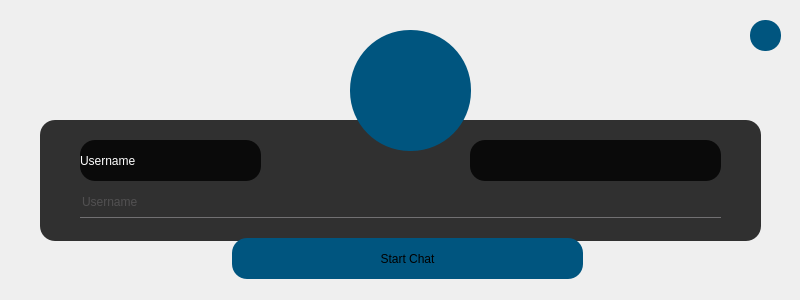
<?xml version="1.0" encoding="UTF-8"?>
<ui version="4.0">
 <class>NewChat</class>
 <widget class="QDialog" name="NewChat">
  <property name="geometry">
   <rect>
    <x>0</x>
    <y>0</y>
    <width>800</width>
    <height>300</height>
   </rect>
  </property>
  <property name="windowTitle">
   <string>Dialog</string>
  </property>
  <property name="styleSheet">
   <string notr="true">
QDialog{
	background-image: url(:/new/prefix1/image/iStock-697020460-scaled.jpg);
}


QToolButton{
border-radius:60px;
background-color: rgb(0, 85, 127);
}

QPushButton{
border-radius:15px;
background-color: rgb(0, 85, 127);
font: 900 14pt &quot;Segoe UI Black&quot;;
}


QPushButton:hover{
background-color: rgb(0, 0, 127);
}


QLineEdit{
background:transparent;
border:none;
color:#717072;
border-bottom: 1px solid #717072
}</string>
  </property>
  <widget class="QFrame" name="frame">
   <property name="geometry">
    <rect>
     <x>40</x>
     <y>120</y>
     <width>721</width>
     <height>121</height>
    </rect>
   </property>
   <property name="styleSheet">
    <string notr="true">QFrame{
background:rgba(0,0,0,0.8);
border-radius:15px;
}</string>
   </property>
   <property name="frameShape">
    <enum>QFrame::StyledPanel</enum>
   </property>
   <property name="frameShadow">
    <enum>QFrame::Raised</enum>
   </property>
   <widget class="QLabel" name="label">
    <property name="geometry">
     <rect>
      <x>40</x>
      <y>20</y>
      <width>181</width>
      <height>41</height>
     </rect>
    </property>
    <property name="styleSheet">
     <string notr="true">color:white;
border-radius:15px;
font: 900 14pt &quot;Segoe UI Black&quot;;
</string>
    </property>
    <property name="text">
     <string>Username</string>
    </property>
   </widget>
   <widget class="QLineEdit" name="lineEdit">
    <property name="geometry">
     <rect>
      <x>40</x>
      <y>67</y>
      <width>641</width>
      <height>31</height>
     </rect>
    </property>
    <property name="styleSheet">
     <string notr="true">font: 12pt &quot;Segoe UI&quot;;</string>
    </property>
    <property name="placeholderText">
     <string>Username</string>
    </property>
   </widget>
   <widget class="QLabel" name="label_2">
    <property name="geometry">
     <rect>
      <x>430</x>
      <y>20</y>
      <width>251</width>
      <height>41</height>
     </rect>
    </property>
    <property name="text">
     <string/>
    </property>
    <property name="alignment">
     <set>Qt::AlignRight|Qt::AlignTrailing|Qt::AlignVCenter</set>
    </property>
   </widget>
  </widget>
  <widget class="QToolButton" name="toolButton">
   <property name="geometry">
    <rect>
     <x>350</x>
     <y>30</y>
     <width>121</width>
     <height>121</height>
    </rect>
   </property>
   <property name="text">
    <string/>
   </property>
   <property name="icon">
    <iconset resource="images.qrc">
     <normaloff>:/new/prefix1/image/1200px-New_user_icon-01.svg.png</normaloff>:/new/prefix1/image/1200px-New_user_icon-01.svg.png</iconset>
   </property>
   <property name="iconSize">
    <size>
     <width>70</width>
     <height>70</height>
    </size>
   </property>
  </widget>
  <widget class="QPushButton" name="pushButton">
   <property name="geometry">
    <rect>
     <x>750</x>
     <y>20</y>
     <width>31</width>
     <height>31</height>
    </rect>
   </property>
   <property name="styleSheet">
    <string notr="true">QPushButton:hover{
background-color: rgb(170, 0, 0);
}</string>
   </property>
   <property name="text">
    <string/>
   </property>
   <property name="icon">
    <iconset resource="images.qrc">
     <normaloff>:/new/prefix1/image/7043665.png</normaloff>:/new/prefix1/image/7043665.png</iconset>
   </property>
   <property name="iconSize">
    <size>
     <width>30</width>
     <height>30</height>
    </size>
   </property>
  </widget>
  <widget class="QPushButton" name="pushButton_2">
   <property name="geometry">
    <rect>
     <x>232</x>
     <y>238</y>
     <width>351</width>
     <height>41</height>
    </rect>
   </property>
   <property name="text">
    <string>Start Chat</string>
   </property>
  </widget>
 </widget>
 <resources>
  <include location="images.qrc"/>
 </resources>
 <connections/>
</ui>
